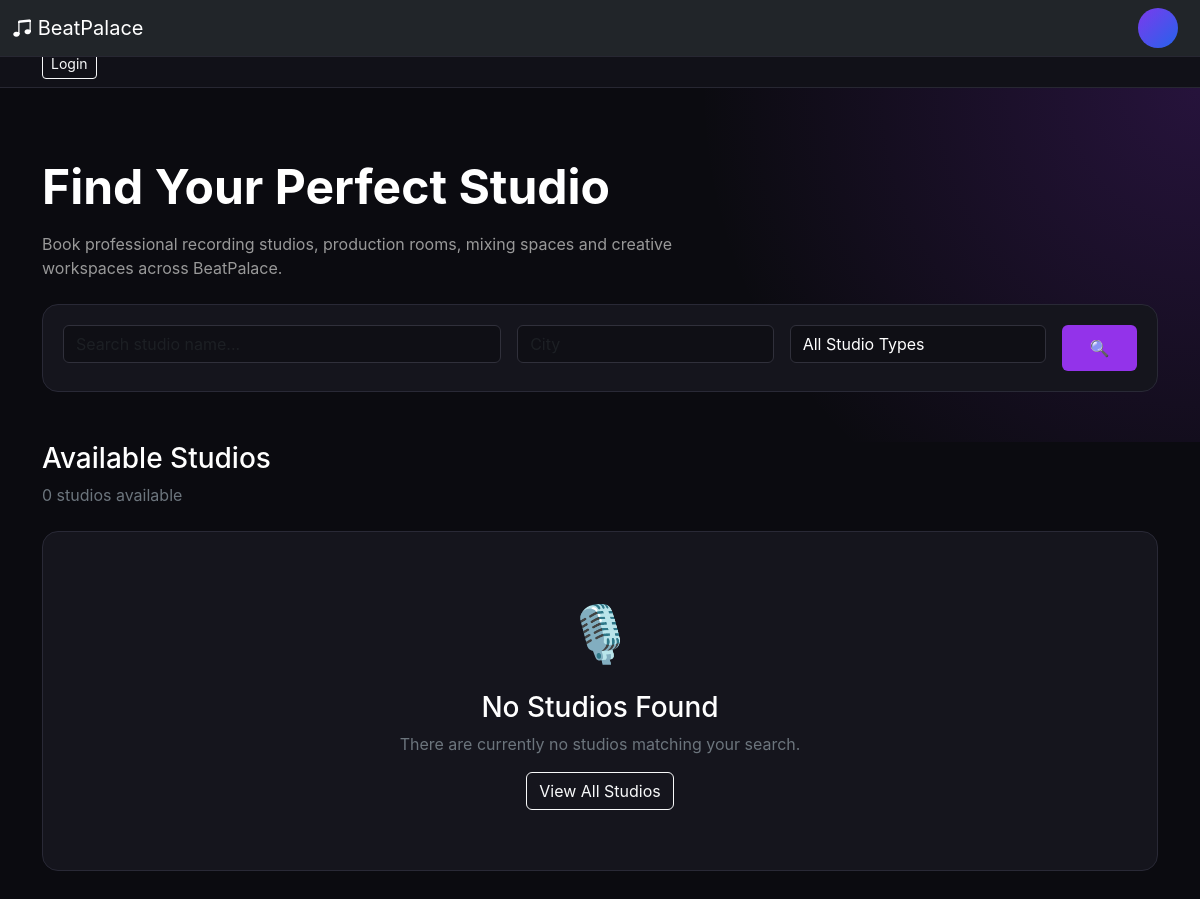
Before: /studio/ with the older database file.
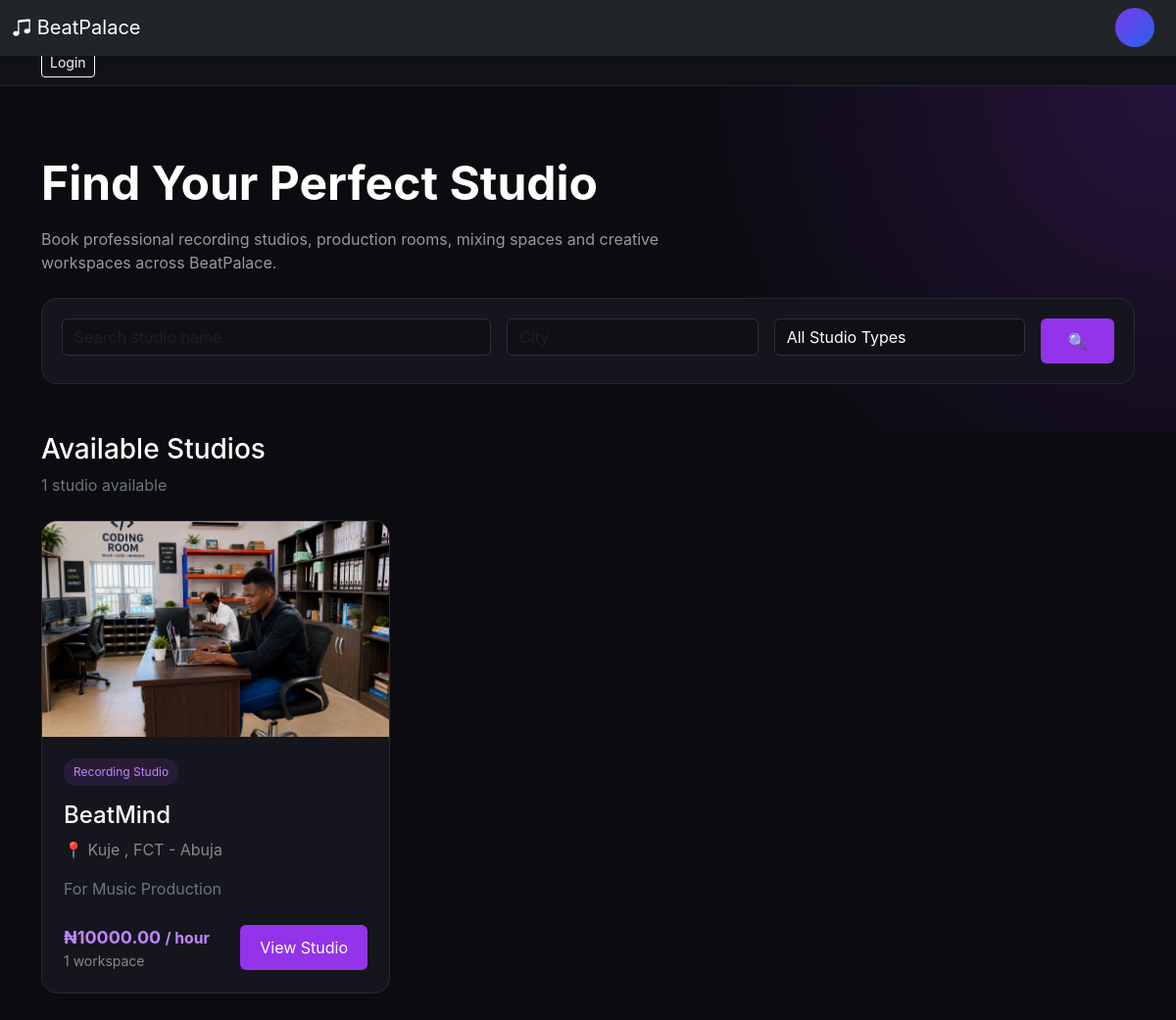
After: the same page with the newer database file.
### studio/models.py (models this page shows, shortened)
class Studio(models.Model):
    STUDIO_TYPES = [
        ("recording", "Recording Studio"),
        ("mixing", "Mixing Room"),
        ("production", "Production Room"),
        ("rehearsal", "Rehearsal Room"),
        ("podcast", "Podcast / Video Studio"),
        ("content", "Content Creation Space"),
    ]
    STATE = [
        ("Abia",     "Abia"),
        ("Adamawa",     "Adamawa"),
        ("Akwa Ibom",     "Akwa Ibom"),
        ("Anambra",     "Anambra"),
        ("Bauchi",     "Bauchi"),
        ("Bayelsa",     "Bayelsa"),
        ("Benue",     "Benue"),
        ("Borno",     "Borno"),
        ("Cross River",     "Cross River"),
        ("Delta",     "Delta"),
        ("Ebonyi",     "Ebonyi"),
        ("Edo",     "Edo"),
        ("Ekiti",     "Ekiti"),
        ("Enugu",     "Enugu"),
        ("FCT - Abuja",     "FCT - Abuja"),
        ("Gombe",     "Gombe"),
        ("Imo",     "Imo"),
        ("Jigawa",     "Jigawa"),
        ("Kaduna",     "Kaduna"),
        ("Kano",     "Kano"),
        ("Katsina",     "Katsina"),
        ("Kebbi",     "Kebbi"),
        ("Kogi",     "Kogi"),
        ("Kwara",     "Kwara"),
        ("Lagos",     "Lagos"),
        ("Nasarawa",     "Nasarawa"),
        ("Niger",     "Niger"),
        ("Ogun",     "Ogun"),
        ("Ondo",     "Ondo"),
        ("Osun",     "Osun"),
        ("Oyo",     "Oyo"),
        ("Plateau",     "Plateau"),
        ("Rivers",     "Rivers"),
        ("Sokoto",     "Sokoto"),
        ("Taraba",     "Taraba"),
        ("Yobe",     "Yobe"),
        ("Zamfara",     "Zamfara"),
    ]
    owner = models.ForeignKey(
        settings.AUTH_USER_MODEL,
        on_delete=models.CASCADE,
        related_name="owned_studios",
    )
    name = models.CharField(max_length=200)
    studio_type = models.CharField(
        max_length=30,
        choices=STUDIO_TYPES,
        default="recording",
    )
    description = models.TextField()
    address = models.CharField(
        max_length=255,
    )
    city = models.CharField(
        max_length=100,
    )
    state = models.CharField(
        max_length=100,
        blank=True,
        choices=STATE,
    )
    country = models.CharField(
        max_length=100,
        default="Nigeria",
    )
    phone = models.CharField(
        max_length=30,
        blank=True,
    )
    email = models.EmailField(
        blank=True,
    )
    hourly_rate = models.DecimalField(
        max_digits=12,
        decimal_places=2,
        validators=[MinValueValidator(Decimal("0"))],
    )
    daily_rate = models.DecimalField(
        max_digits=12,
        decimal_places=2,
        null=True,
        blank=True,
        validators=[MinValueValidator(Decimal("0"))],
    )
    capacity = models.PositiveIntegerField(
        default=5,
    )
    equipment = models.TextField(
        blank=True,
        help_text="List studio equipment and instruments.",
    )
    amenities = models.TextField(
        blank=True,
    )
    rules = models.TextField(
        blank=True,
    )
    cover_image = models.ImageField(
        upload_to="studios/covers/",
        blank=True,
        null=True,
    )
    is_active = models.BooleanField(
        default=True,
    )
    created_at = models.DateTimeField(
        auto_now_add=True,
    )
    updated_at = models.DateTimeField(
        auto_now=True,
    )
    class Meta:
        ordering = ["-created_at"]

### studio/views.py (the view)
def studio_list(request):
    studios = (
        Studio.objects
        .filter(is_active=True)
        .select_related("owner")
        .prefetch_related("images", "workspaces")
    )
    city = request.GET.get("city")
    studio_type = request.GET.get("type")
    search = request.GET.get("q")
    if city:
        studios = studios.filter(city__icontains=city)
    if studio_type:
        studios = studios.filter(
            studio_type=studio_type
        )
    if search:
        studios = studios.filter(
            name__icontains=search
        )
    context = {
        "studios": studios,
        "studio_types": Studio.STUDIO_TYPES,
        "selected_city": city or "",
        "selected_type": studio_type or "",
        "search": search or "",
    }
    return render(
        request,
        "studio/studio_list.html",
        context,
    )

### templates/studio/studio_list.html (shortened to what the changed rows need)
{% extends "base.html" %}
{% block content %}
</head>
<body>
<section class="hero">
    <div class="container">
        <h1>
            Find Your Perfect Studio
        </h1>
    </div>
</section>
<div class="container pb-5">
    <div class="d-flex
                justify-content-between
                align-items-center
                mb-4">
        <div>
            <h3>
                Available Studios
            </h3>
            <span class="text-secondary">
                {{ studios.count }} studio{{ studios.count|pluralize }}
                available
            </span>
        </div>
    </div>
    <div class="row g-4">
        {% for studio in studios %}
        <div class="col-md-6 col-lg-4">
            <div class="studio-card">
                {% if studio.cover_image %}
                    <img
                        src="{{ studio.cover_image.url }}"
                        class="studio-image"
                        alt="{{ studio.name }}"
                    >
                {% else %}
                    <div class="studio-placeholder">
                        🎙️
                    </div>
                {% endif %}
                <div class="studio-content">
                    <span class="studio-type">
                        {{ studio.get_studio_type_display }}
                    </span>
                    <h4 class="mt-3">
                        {{ studio.name }}
                    </h4>
                    <div class="location mb-3">
                        📍
                        {{ studio.city }}
                        {% if studio.state %}
                            , {{ studio.state }}
                        {% endif %}
                    </div>
                    <p class="text-secondary">
                        {{ studio.description|truncatewords:20 }}
                    </p>
                    <div class="d-flex
                                justify-content-between
                                align-items-center
                                mt-4">
                        <div>
                            <div class="price">
                                ₦{{ studio.hourly_rate }}
                                <small>
                                    / hour
                                </small>
                            </div>
                            <div class="workspace-count">
                                {{ studio.workspaces.count }}
                                workspace{{ studio.workspaces.count|pluralize }}
                            </div>
                        </div>
                        <a href="{% url 'studio:studio_detail' studio.id %}"
                        class="btn btn-primary">
                            View Studio
                        </a>
                    </div>
                </div>
            </div>
        </div>
        {% empty %}
        <div class="col-12">
            <div class="empty-box text-center">
                <div style="font-size: 55px;">
                    🎙️
                </div>
                <h3 class="mt-3">
                    No Studios Found
                </h3>
                <p class="text-secondary">
                    There are currently no studios matching
                    your search.
                </p>
                <a
                    href="{% url 'studio:studio_list' %}"
                    class="btn btn-outline-light"
                >
                    View All Studios
                </a>
            </div>
        </div>
        {% endfor %}
    </div>
</div>
{% endblock %}

Changed rows visible on the page:
added Studio: cover_image (picture), studio_type "Recording Studio", name "BeatMind", city "Kuje", state "FCT - Abuja", description "For Music Production", hourly_rate "10000.00", workspaces.count "1"
Other visible differences:
{{ studios.count }}: "0" → "1"
text no longer shown: "🎙️ No Studios Found There are currently no studios matching your search. View All Studios"
